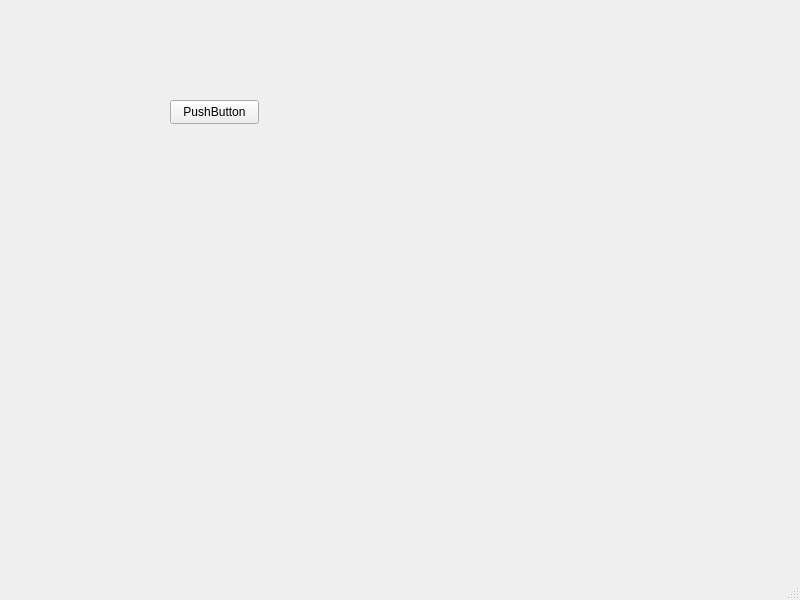
<?xml version="1.0" encoding="UTF-8"?>
<ui version="4.0">
 <class>MainWindow</class>
 <widget class="QMainWindow" name="MainWindow">
  <property name="geometry">
   <rect>
    <x>0</x>
    <y>0</y>
    <width>800</width>
    <height>600</height>
   </rect>
  </property>
  <property name="windowTitle">
   <string>MainWindow</string>
  </property>
  <widget class="QWidget" name="centralwidget">
   <widget class="QPushButton" name="draw3DGraph">
    <property name="geometry">
     <rect>
      <x>170</x>
      <y>100</y>
      <width>89</width>
      <height>24</height>
     </rect>
    </property>
    <property name="text">
     <string>PushButton</string>
    </property>
   </widget>
  </widget>
  <widget class="QMenuBar" name="menubar">
   <property name="geometry">
    <rect>
     <x>0</x>
     <y>0</y>
     <width>800</width>
     <height>25</height>
    </rect>
   </property>
  </widget>
  <widget class="QStatusBar" name="statusbar"/>
 </widget>
 <resources/>
 <connections/>
</ui>
